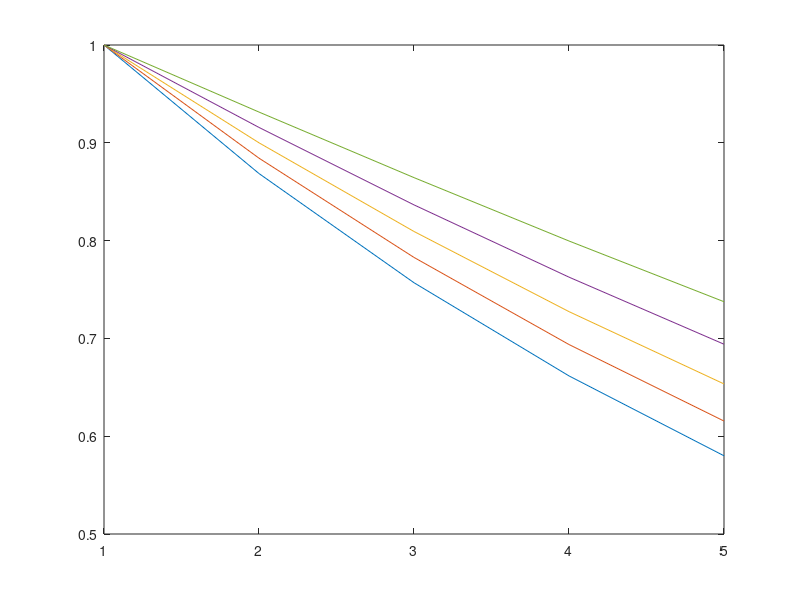

Here is the MATLAB script that generated this plot:
%number of steps
n = 5; 

%variables 
alpha = zeros(n,n); 
gamma = zeros(1,n);

%power matrix where ans will be stored
P = zeros(n,n); 

%getting the correct sign of each term
sign = [-1 -1 -1 -1 -1 ;
        1 -1 -1 -1 -1;
        1 1 -1 -1 -1;
        1 1 1 -1 -1;
        1 1 1 1 -1];  

for i = 1: n
    for j = 1: n
        alpha(i,j) = 0.33/4.2; 
    end
end 

for i = 1: n
    gamma (1,i) = 1;
    P(i,1) = 1; 
end 

disp(P)

p_tmp_arr = zeros(1,n); 

for step = 1: (n-1)
    %p_tmp; 
    for i = 1: n
        p_tmp = 0; 
        for j = 1: n
            if i == j
                p_tmp = p_tmp - gamma(1,i)*P(i,step); 
            elseif i ~= j
                    p_tmp = p_tmp + sign(i,j)*alpha(i,j)*P(i,step)*P(j,step); 
            end 
            
        end
        p_tmp = p_tmp*0.1 + P(i,step);
        P(i, step+1) = p_tmp; 
    end
end 
disp(P)

x = [1 2 3 4 5];

r1 = P(1,:); 
r2 = P(2,:); 
r3 = P(3,:); 
r4 = P(4,:); 
r5 = P(5,:); 

plot (x,r1); 

hold on; 

plot (x,r2);
plot (x,r3); 
plot (x,r4); 
plot (x,r5); 